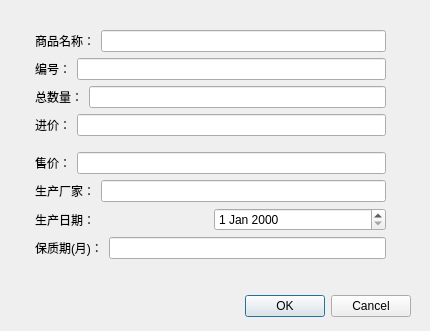
<?xml version="1.0" encoding="UTF-8"?>
<ui version="4.0">
 <class>updateDialog</class>
 <widget class="QDialog" name="updateDialog">
  <property name="geometry">
   <rect>
    <x>0</x>
    <y>0</y>
    <width>430</width>
    <height>331</height>
   </rect>
  </property>
  <property name="windowTitle">
   <string>修改信息</string>
  </property>
  <widget class="QDialogButtonBox" name="buttonBox">
   <property name="geometry">
    <rect>
     <x>70</x>
     <y>290</y>
     <width>341</width>
     <height>32</height>
    </rect>
   </property>
   <property name="orientation">
    <enum>Qt::Horizontal</enum>
   </property>
   <property name="standardButtons">
    <set>QDialogButtonBox::Cancel|QDialogButtonBox::Ok</set>
   </property>
  </widget>
  <widget class="QWidget" name="layoutWidget">
   <property name="geometry">
    <rect>
     <x>35</x>
     <y>20</y>
     <width>351</width>
     <height>251</height>
    </rect>
   </property>
   <layout class="QVBoxLayout" name="verticalLayout">
    <item>
     <layout class="QGridLayout" name="gridLayout_12">
      <item row="0" column="0" rowspan="2" colspan="2">
       <layout class="QGridLayout" name="gridLayout_11">
        <item row="0" column="0">
         <layout class="QGridLayout" name="gridLayout_5">
          <item row="0" column="0">
           <layout class="QGridLayout" name="gridLayout">
            <item row="0" column="2">
             <widget class="QLineEdit" name="lineEdit"/>
            </item>
            <item row="0" column="0">
             <widget class="QLabel" name="label">
              <property name="text">
               <string>商品名称：</string>
              </property>
             </widget>
            </item>
           </layout>
          </item>
          <item row="1" column="0">
           <layout class="QGridLayout" name="gridLayout_2">
            <item row="0" column="1">
             <widget class="QLabel" name="label_2">
              <property name="text">
               <string>编号：</string>
              </property>
             </widget>
            </item>
            <item row="0" column="3">
             <widget class="QLineEdit" name="lineEdit_2"/>
            </item>
           </layout>
          </item>
          <item row="2" column="0">
           <layout class="QGridLayout" name="gridLayout_3">
            <item row="0" column="0">
             <widget class="QLabel" name="label_3">
              <property name="text">
               <string>总数量：</string>
              </property>
             </widget>
            </item>
            <item row="0" column="2">
             <widget class="QLineEdit" name="lineEdit_3"/>
            </item>
           </layout>
          </item>
          <item row="3" column="0">
           <layout class="QGridLayout" name="gridLayout_4">
            <item row="0" column="0">
             <widget class="QLabel" name="label_4">
              <property name="text">
               <string>进价：</string>
              </property>
             </widget>
            </item>
            <item row="0" column="1">
             <widget class="QLineEdit" name="lineEdit_4"/>
            </item>
           </layout>
          </item>
         </layout>
        </item>
        <item row="1" column="0">
         <layout class="QGridLayout" name="gridLayout_6">
          <item row="0" column="0">
           <layout class="QGridLayout" name="gridLayout_7">
            <item row="0" column="1">
             <widget class="QLineEdit" name="lineEdit_5"/>
            </item>
            <item row="0" column="0">
             <widget class="QLabel" name="label_5">
              <property name="text">
               <string>售价：</string>
              </property>
             </widget>
            </item>
           </layout>
          </item>
          <item row="1" column="0">
           <layout class="QGridLayout" name="gridLayout_8">
            <item row="0" column="1">
             <widget class="QLineEdit" name="lineEdit_6"/>
            </item>
            <item row="0" column="0">
             <widget class="QLabel" name="label_6">
              <property name="text">
               <string>生产厂家：</string>
              </property>
             </widget>
            </item>
           </layout>
          </item>
          <item row="2" column="0">
           <layout class="QGridLayout" name="gridLayout_9">
            <item row="2" column="0">
             <widget class="QLabel" name="label_7">
              <property name="text">
               <string>生产日期：</string>
              </property>
             </widget>
            </item>
            <item row="2" column="1">
             <widget class="QDateEdit" name="dateEdit"/>
            </item>
           </layout>
          </item>
          <item row="3" column="0">
           <layout class="QGridLayout" name="gridLayout_10">
            <item row="0" column="1">
             <widget class="QLineEdit" name="lineEdit_8"/>
            </item>
            <item row="0" column="0">
             <widget class="QLabel" name="label_8">
              <property name="text">
               <string>保质期(月)：</string>
              </property>
             </widget>
            </item>
           </layout>
          </item>
         </layout>
        </item>
       </layout>
      </item>
     </layout>
    </item>
   </layout>
  </widget>
 </widget>
 <resources/>
 <connections>
  <connection>
   <sender>buttonBox</sender>
   <signal>accepted()</signal>
   <receiver>updateDialog</receiver>
   <slot>accept()</slot>
   <hints>
    <hint type="sourcelabel">
     <x>248</x>
     <y>254</y>
    </hint>
    <hint type="destinationlabel">
     <x>157</x>
     <y>274</y>
    </hint>
   </hints>
  </connection>
  <connection>
   <sender>buttonBox</sender>
   <signal>rejected()</signal>
   <receiver>updateDialog</receiver>
   <slot>reject()</slot>
   <hints>
    <hint type="sourcelabel">
     <x>316</x>
     <y>260</y>
    </hint>
    <hint type="destinationlabel">
     <x>286</x>
     <y>274</y>
    </hint>
   </hints>
  </connection>
 </connections>
</ui>
